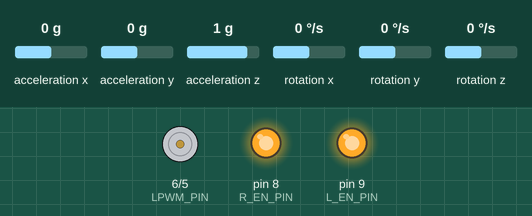
The sketch below on a simulated Arduino Uno, built with avr-gcc and run on an emulated ATmega328P. Shown: motor-driver pin pairs drawn as motors (green arrow = first pin HIGH = forward, orange = second pin HIGH = backward, longer = more drive), output pins drawn as LEDs (lit = HIGH). Wiring (inferred from the names in the program): MPU-6050 motion sensor at I2C address 0x68. The test bench sets the inputs (shaded band); at power-on: rotation z 0 °/s, acceleration x 0 g, acceleration y 0 g, acceleration z 1 g, rotation x 0 °/s, rotation y 0 °/s. What the sketch prints to the serial monitor is not drawn.

Above: at 13.1 s.
13.2 s: rotation z set to -192 °/s
At 13.65 s:
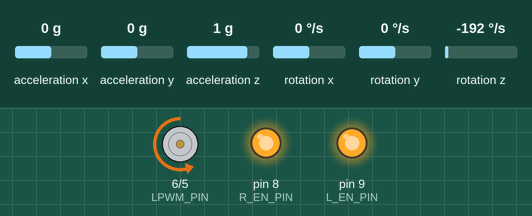
16.2 s: acceleration x set to -1.4 g
At 17.4 s:
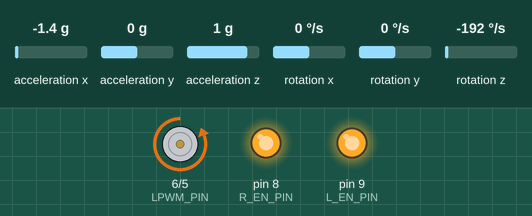
Timing chart, 0 to 19.2 s (numbered marks = the images above; inputs shaded):
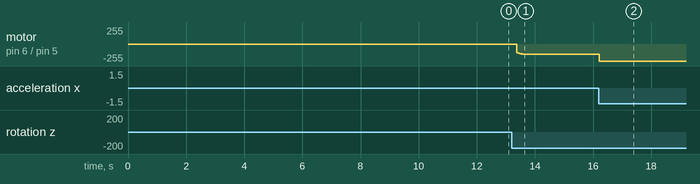

The sketch:

main_1axis.ino
```cpp
#include <Wire.h>

// ===================== Pin Definitions ====================== //
#define RPWM_PIN 5    // Right motor PWM input
#define LPWM_PIN 6    // Left motor PWM input
#define R_EN_PIN 8    // Right motor enable pin
#define L_EN_PIN 9    // Left motor enable pin
#define REVERSE_MOTOR false // Set to true if motor direction is inverted
#define DEADBAND 0.2        // Deadband in degrees

// ==================== MPU6050 Constants ===================== //
#define MPU6050_ADDR 0x68
#define ACCEL_CONFIG 0x1C
#define GYRO_CONFIG 0x1B
#define PWR_MGMT_1 0x6B
#define PWR_MGMT_2 0x6C

// Gyroscope scale factor for ±500 dps
const float GYRO_SCALE = 65.5f;

// ==================== State Variables ======================= //
uint8_t i2cData[14];
int16_t AcX, AcY, AcZ, GyZ_raw;
float gyro_offset = 0.0f;
float accel_offset = 0.0f;
float angle = 0.0f;
float gyro_rate = 0.0f;
float gyroZfilt = 0.0f;
float integral = 0.0f;
float raw_u = 0.0f;

// ======================== PID Gains ========================= //
float Kp = 8.0f; // Proportional gain
float Ki = 0.0f;  // Integral gain
float Kd = 0.0f;  // Derivative gain

// ==================== Filter Parameters ===================== //
float K_comp = 0.95f;       // Complementary filter weight
float gyro_lpf_alpha = 0.3f; // Low-pass filter for gyro

// =========================== Timing ========================= //
const unsigned long loop_time_us = 5000UL; // 5ms = 200Hz
unsigned long lastMicros = 0;
unsigned long lastPrintMicros = 0;

// ==================== Motor Control ======================= //
int pwm_s = 0;

// ================== I2C Helper Functions ================== //
int i2cWrite(uint8_t reg, uint8_t *data, uint8_t len, bool wait) {
  Wire.beginTransmission(MPU6050_ADDR);
  Wire.write(reg);
  for (uint8_t i = 0; i < len; i++) Wire.write(data[i]);
  return Wire.endTransmission(wait);
}

int i2cRead(uint8_t reg, uint8_t *data, uint8_t nbytes) {
  Wire.beginTransmission(MPU6050_ADDR);
  Wire.write(reg);
  Wire.endTransmission(false);
  Wire.requestFrom(MPU6050_ADDR, nbytes, true);
  for (uint8_t i = 0; i < nbytes; i++) data[i] = Wire.read();
  return 0;
}

// ================== Sensor Initialization ================== //
void angle_setup() {
  Wire.begin();
  Wire.setWireTimeout(2500, true);

  // Wake up MPU6050
  uint8_t d = 0x00;
  while (i2cWrite(PWR_MGMT_1, &d, 1, false));
  while (i2cWrite(PWR_MGMT_2, &d, 1, false));

  // Configure accelerometer ±2g
  d = 0x00; while (i2cWrite(ACCEL_CONFIG, &d, 1, false));

  // Configure gyroscope ±500 dps
  d = 0x08; while (i2cWrite(GYRO_CONFIG, &d, 1, false));

  // Gyro calibration
  Serial.println("Calibrating gyro: keep sensor absolutely still...");
  long sum = 0;
  const int Ngyro = 2000;
  for (int i = 0; i < Ngyro; i++) {
    while (i2cRead(0x3B, i2cData, 14));
    int16_t gz = (int16_t)((i2cData[12] << 8) | i2cData[13]);
    sum += (long)gz;
    delay(2);
  }
  gyro_offset = (float)sum / (float)Ngyro;
  Serial.print("gyro_offset (LSB) = "); Serial.println(gyro_offset, 3);

  // Accelerometer calibration
  Serial.println("Calibrating accel: hold vertical...");
  delay(1500);
  const int Nacc = 500;
  float sumA = 0.0f;
  for (int i = 0; i < Nacc; i++) {
    while (i2cRead(0x3B, i2cData, 14));
    int16_t ax = (int16_t)((i2cData[0] << 8) | i2cData[1]);
    int16_t ay = (int16_t)((i2cData[2] << 8) | i2cData[3]);
    float aang = atan2((float)ax, (float)ay) * 180.0f / PI;
    sumA += aang;
    delay(4);
  }
  accel_offset = -(sumA / (float)Nacc);
  Serial.print("accel_offset(deg) = "); Serial.println(accel_offset, 3);

  // Initialize angle
  while (i2cRead(0x3B, i2cData, 14));
  int16_t ax = (int16_t)((i2cData[0] << 8) | i2cData[1]);
  int16_t ay = (int16_t)((i2cData[2] << 8) | i2cData[3]);
  angle = atan2((float)ax, (float)ay) * 180.0f / PI + accel_offset;
  gyroZfilt = 0.0f;
}

// ================== Angle Calculation ================== //
void angle_calc(float dt) {
  while (i2cRead(0x3B, i2cData, 14));
  AcX = (int16_t)((i2cData[0] << 8) | i2cData[1]);
  AcY = (int16_t)((i2cData[2] << 8) | i2cData[3]);
  GyZ_raw = (int16_t)((i2cData[12] << 8) | i2cData[13]);

  float accel_angle = atan2((float)AcX, (float)AcY) * 180.0f / PI + accel_offset;
  if (accel_angle > 180.0f) accel_angle -= 360.0f;
  if (accel_angle < -180.0f) accel_angle += 360.0f;

  gyro_rate = ((float)GyZ_raw - gyro_offset) / GYRO_SCALE;
  gyroZfilt = gyro_lpf_alpha * gyro_rate + (1.0f - gyro_lpf_alpha) * gyroZfilt;
  angle = K_comp * (angle + gyro_rate * dt) + (1.0f - K_comp) * accel_angle;
}

// ================== Motor Control ================== //
void Motor_control(int pwm) {
  int abs_pwm = abs(pwm);
  if (REVERSE_MOTOR) pwm = -pwm;

  if (pwm >= 0) {
    analogWrite(LPWM_PIN, 0);
    analogWrite(RPWM_PIN, abs_pwm);
  } else {
    analogWrite(RPWM_PIN, 0);
    analogWrite(LPWM_PIN, abs_pwm);
  }
}

// ================== Serial Tuning ================== //
void checkSerialForTuning() {
  static String buffer = "";
  while (Serial.available()) {
    char c = Serial.read();
    if (c == '\n') {
      buffer.trim();
      if (buffer == "p+") Kp += 1.0;
      else if (buffer == "p-") Kp -= 1.0;
      else if (buffer == "i+") Ki += 0.01;
      else if (buffer == "i-") Ki -= 0.01;
      else if (buffer == "d+") Kd += 0.25;
      else if (buffer == "d-") Kd -= 0.25;

      if (Kp < 0) Kp = 0;
      if (Ki < 0) Ki = 0;
      if (Kd < 0) Kd = 0;

      Serial.print("Gains | Kp: "); Serial.print(Kp, 3);
      Serial.print(" Ki: "); Serial.print(Ki, 4);
      Serial.print(" Kd: "); Serial.println(Kd, 3);
      buffer = "";
    } else buffer += c;
  }
}

void setup() {
  Serial.begin(115200);

  // Setup motor driver pins
  pinMode(RPWM_PIN, OUTPUT);
  pinMode(LPWM_PIN, OUTPUT);
  pinMode(R_EN_PIN, OUTPUT);
  pinMode(L_EN_PIN, OUTPUT);
  digitalWrite(R_EN_PIN, HIGH);
  digitalWrite(L_EN_PIN, HIGH);

  // Initialize MPU6050 and perform calibration
  angle_setup();
  Serial.println("Setup complete.");
}

void loop() {
  unsigned long now = micros();
  float dt = (now - lastMicros) * 1e-6f;
  if (dt <= 0.0f) dt = 1e-3f;
  if (dt * 1e6f >= (float)loop_time_us) {
    lastMicros = now;

    // Update angle estimate
    angle_calc(dt);

    // PID Control
    float integral_candidate = integral + angle * dt;
    float u_test = -(Kp * angle + Kd * gyroZfilt + Ki * integral_candidate);
    if (abs(u_test) <= 255.0f) integral = integral_candidate;
    integral = constrain(integral, -2000.0f, 2000.0f);

    raw_u = -(Kp * angle + Kd * gyroZfilt + Ki * integral);
    pwm_s = (int)constrain(raw_u, -255.0f, 255.0f);

    if (abs(angle) < DEADBAND) pwm_s = 0;

    // Drive motor
    digitalWrite(R_EN_PIN, HIGH);
    digitalWrite(L_EN_PIN, HIGH);
    Motor_control(pwm_s);

    // Telemetry
    if (now - lastPrintMicros > 50000UL) { // every 50 ms
      Serial.print("ang(deg): "); Serial.print(angle, 3);
      Serial.print(" | gyro(deg/s): "); Serial.print(gyro_rate, 3);
      Serial.print(" | gyro_filt: "); Serial.print(gyroZfilt, 3);
      Serial.print(" | integral: "); Serial.print(integral, 3);
      Serial.print(" | raw_u: "); Serial.print(raw_u, 3);
      Serial.print(" | pwm: "); Serial.print(pwm_s);
      Serial.print(" | dt(s): "); Serial.println(dt, 6);
      lastPrintMicros = now;
    }

    // Handle tuning
    checkSerialForTuning();
  }

  while (micros() - now < loop_time_us) {}
}
```
